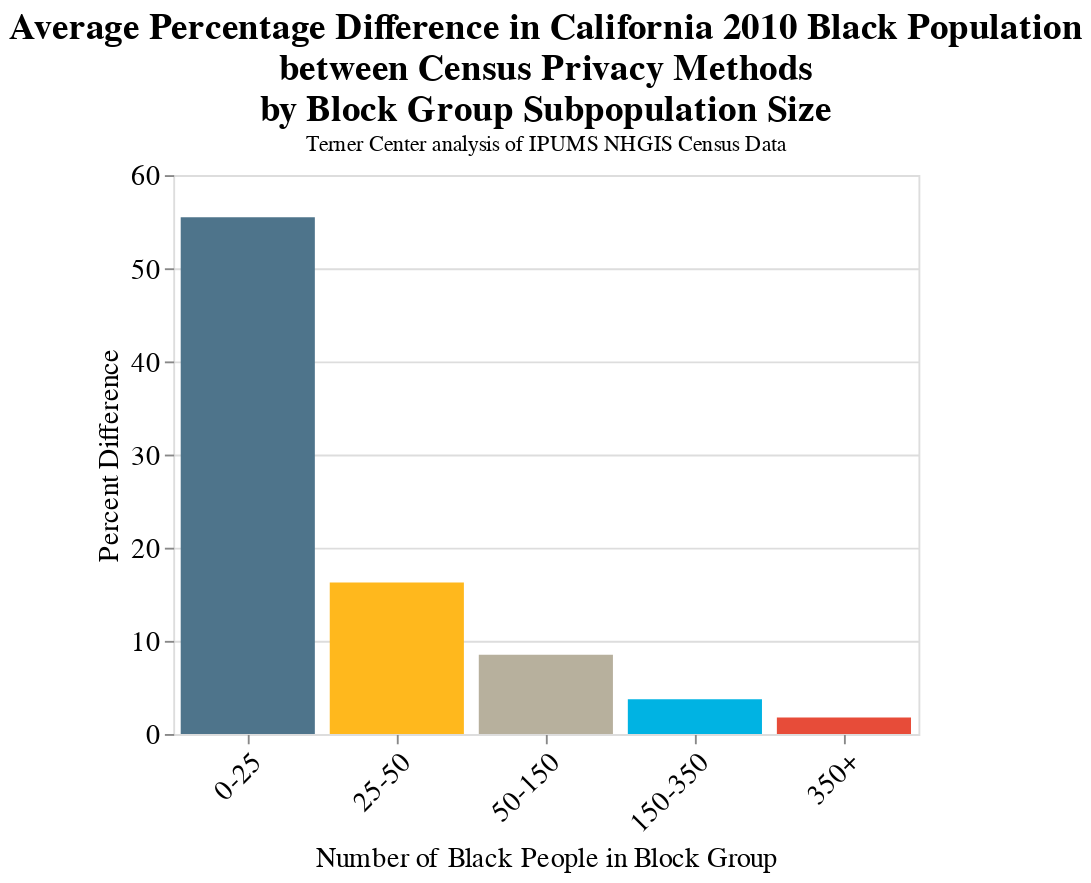

Notebook code cell kept with this figure:
### Code cell
#figure 2
alt.Chart(black_percent_change).mark_bar().encode(
    alt.X('Population Bins:O',title="Number of Black People in Block Group", sort=['0-25', '25-50', '50-150', "150-350","350+"],axis=alt.Axis( labelAngle=-45)),
    alt.Y('pct_change_absolute_value mean',title="Percent Difference"),color=alt.Color('Population Bins:O',title="",legend=None,scale=alt.Scale(domain=['0-25', '25-50', '50-150', "150-350","350+"],range=["#4E748B","#FFB81D","#B7B09D","#00B3E3","#E74C39"]))).properties(
    title={
      "text": ["Average Percentage Difference in California 2010 Black Population",
               "between Census Privacy Methods"," by Block Group Subpopulation Size"],
    "subtitle":["Terner Center analysis of IPUMS NHGIS Census Data"]}).configure_title(fontSize=20,anchor="middle",font="Georgia").configure_legend(direction="vertical",labelLimit= 0,titleLimit=0,titleFontSize=18,
labelFontSize=20,labelFont="Georgia",titleFont="Georgia",orient="bottom").configure_axis(domain=False,labelFont='Georgia',titleFont='Georgia',titleFontWeight="normal",labelFontSize=15,titleFontSize=15).properties(
    width=400
)

### Figure 1 — Vega-Lite specification as saved in the notebook (floating-point values rounded to 4 significant figures)
{"$schema": "https://vega.github.io/schema/vega-lite/v4.17.0.json", "config": {"axis": {"domain": false, "labelFont": "Georgia", "labelFontSize": 15, "titleFont": "Georgia", "titleFontSize": 15, "titleFontWeight": "normal"}, "legend": {"direction": "vertical", "labelFont": "Georgia", "labelFontSize": 20, "labelLimit": 0, "orient": "bottom", "titleFont": "Georgia", "titleFontSize": 18, "titleLimit": 0}, "title": {"anchor": "middle", "font": "Georgia", "fontSize": 20}, "view": {"continuousHeight": 300, "continuousWidth": 400}}, "data": {"name": "data-9e53f6e663b8a2b18d87f854d14553f2"}, "datasets": {"data-9e53f6e663b8a2b18d87f854d14553f2": [{"Population Bins": "0-25", "dp_value mean": 12.63, "dp_value std": 8.304, "pct_change mean": 26.04, "pct_change std": 106.8, "pct_change_absolute_value mean": 55.46, "pct_change_absolute_value std": 94.87, "race": "Black", "sf_value mean": 11.72, "sf_value std": 6.929, "state mean": 6, "state std": 0, "total_difference mean": 0.9096, "total_difference std": 5.452, "total_difference_absolute_value mean": 4.046, "total_difference_absolute_value std": 3.766}, {"Population Bins": "25-50", "dp_value mean": 36.21, "dp_value std": 10.43, "pct_change mean": -1.128, "pct_change std": 21.06, "pct_change_absolute_value mean": 16.26, "pct_change_absolute_value std": 13.43, "race": "Black", "sf_value mean": 36.61, "sf_value std": 7.233, "state mean": 6, "state std": 0, "total_difference mean": -0.4001, "total_difference std": 7.485, "total_difference_absolute_value mean": 5.806, "total_difference_absolute_value std": 4.74}, {"Population Bins": "50-150", "dp_value mean": 87.13, "dp_value std": 29.18, "pct_change mean": -0.9887, "pct_change std": 11.25, "pct_change_absolute_value mean": 8.508, "pct_change_absolute_value std": 7.427, "race": "Black", "sf_value mean": 87.92, "sf_value std": 27.77, "state mean": 6, "state std": 0, "total_difference mean": -0.7881, "total_difference std": 8.902, "total_difference_absolute_value mean": 6.911, "total_difference_absolute_value std": 5.665}, {"Population Bins": "150-350", "dp_value mean": 228.0, "dp_value std": 56.38, "pct_change mean": -0.5008, "pct_change std": 4.93, "pct_change_absolute_value mean": 3.723, "pct_change_absolute_value std": 3.268, "race": "Black", "sf_value mean": 229.2, "sf_value std": 55.81, "state mean": 6, "state std": 0, "total_difference mean": -1.167, "total_difference std": 10.56, "total_difference_absolute_value mean": 8.127, "total_difference_absolute_value std": 6.843}, {"Population Bins": "350+", "dp_value mean": 612.1, "dp_value std": 326.5, "pct_change mean": -0.006949, "pct_change std": 2.411, "pct_change_absolute_value mean": 1.785, "pct_change_absolute_value std": 1.62, "race": "Black", "sf_value mean": 612.0, "sf_value std": 325.9, "state mean": 6, "state std": 0, "total_difference mean": 0.1047, "total_difference std": 11.94, "total_difference_absolute_value mean": 9.241, "total_difference_absolute_value std": 7.566}]}, "encoding": {"color": {"field": "Population Bins", "legend": null, "scale": {"domain": ["0-25", "25-50", "50-150", "150-350", "350+"], "range": ["#4E748B", "#FFB81D", "#B7B09D", "#00B3E3", "#E74C39"]}, "title": "", "type": "ordinal"}, "x": {"axis": {"labelAngle": -45}, "field": "Population Bins", "sort": ["0-25", "25-50", "50-150", "150-350", "350+"], "title": "Number of Black People in Block Group", "type": "ordinal"}, "y": {"field": "pct_change_absolute_value mean", "title": "Percent Difference", "type": "quantitative"}}, "mark": "bar", "title": {"subtitle": ["Terner Center analysis of IPUMS NHGIS Census Data"], "text": ["Average Percentage Difference in California 2010 Black Population", "between Census Privacy Methods", " by Block Group Subpopulation Size"]}, "width": 400}
